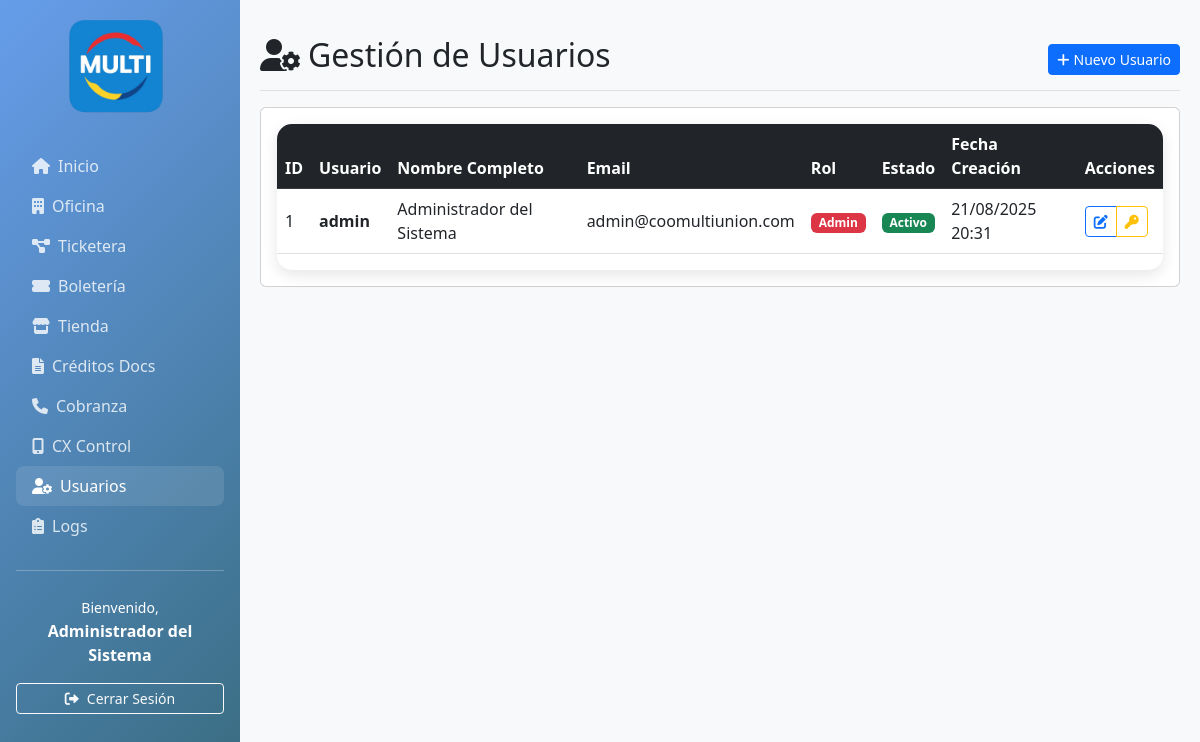
Page /ui/modules/usuarios/pages/usuarios.php (signed in) on the committed database.
### tables this page shows
CREATE TABLE IF NOT EXISTS control_usuarios (
        id INT AUTO_INCREMENT PRIMARY KEY,
        usuario VARCHAR(50) UNIQUE NOT NULL,
        password VARCHAR(255) NOT NULL,
        nombre_completo VARCHAR(100) NOT NULL,
        email VARCHAR(100),
        rol VARCHAR(20) NOT NULL,
        estado_activo BOOLEAN DEFAULT TRUE,
        fecha_creacion TIMESTAMP DEFAULT CURRENT_TIMESTAMP,
        fecha_actualizacion TIMESTAMP NULL DEFAULT NULL
    );

### ui/modules/usuarios/pages/usuarios.php (the view, shortened to what the rows shown need)
<?php
require_once '../../../controllers/AuthController.php';
require_once '../../../models/User.php';
require_once '../../../utils/dictionary.php';
$authController = new AuthController();
$authController->requireModule('usuarios.gestion');
$userModel = new User();
$usuarios = $userModel->getAll();
$currentUser = $authController->getCurrentUser();
include '../../../views/layouts/header.php';
?>
<div class="container-fluid">
    <div class="row">
        <?php include '../../../views/layouts/sidebar.php'; ?>
        <main class="col-12 main-content">
            <div class="d-flex justify-content-between flex-wrap flex-md-nowrap align-items-center pt-3 pb-2 mb-3 border-bottom">
                <h1 class="h2">
                    <i class="fas fa-user-cog me-2"></i>Gestión de Usuarios
                </h1>
            </div>
            <div class="card">
                <div class="card-body">
                    <div class="table-responsive">
                        <table class="table table-hover">
                            <thead class="table-dark">
                                <tr>
                                    <th>ID</th>
                                    <th><?php echo dict_label('control_usuarios','usuario','Usuario'); ?></th>
                                    <th><?php echo dict_label('control_usuarios','nombre_completo','Nombre Completo'); ?></th>
                                    <th><?php echo dict_label('control_usuarios','email','Email'); ?></th>
                                    <th><?php echo dict_label('control_usuarios','rol','Rol'); ?></th>
                                    <th><?php echo dict_label('control_usuarios','estado_activo','Estado'); ?></th>
                                    <th><?php echo dict_label('control_usuarios','fecha_creacion','Fecha Creación'); ?></th>
                                    <th>Acciones</th>
                                </tr>
                            </thead>
                            <tbody>
                                <?php foreach ($usuarios as $usuario): ?>
                                <tr>
                                    <td><?php echo htmlspecialchars($usuario['id']); ?></td>
                                    <td><strong><?php echo htmlspecialchars($usuario['usuario']); ?></strong></td>
                                    <td><?php echo htmlspecialchars($usuario['nombre_completo']); ?></td>
                                    <td><?php echo htmlspecialchars($usuario['email'] ?? ''); ?></td>
                                    <td>
                                        <span class="badge <?php echo $usuario['rol'] === 'admin' ? 'bg-danger' : 'bg-primary'; ?>">
                                            <?php echo ucfirst(htmlspecialchars($usuario['rol'])); ?>
                                        </span>
                                    </td>
                                    <td>
                                        <span class="badge <?php echo $usuario['estado'] ? 'bg-success' : 'bg-secondary'; ?>">
                                            <?php echo $usuario['estado'] ? 'Activo' : 'Inactivo'; ?>
                                        </span>
                                    </td>
                                    <td><?php echo date('d/m/Y H:i', strtotime($usuario['fecha_creacion'])); ?></td>
                                    <td>
                                        <div class="btn-group" role="group">
                                            <button type="button" class="btn btn-sm btn-outline-primary" data-bs-toggle="modal" data-bs-target="#editUserModal<?php echo $usuario['id']; ?>">
                                                <i class="fas fa-edit"></i>
                                            </button>
                                            <button type="button" class="btn btn-sm btn-outline-warning" data-bs-toggle="modal" data-bs-target="#changePasswordModal<?php echo $usuario['id']; ?>">
                                                <i class="fas fa-key"></i>
                                            </button>
                                        </div>
                                    </td>
                                </tr>
                                <?php endforeach; ?>
                            </tbody>
                        </table>
                    </div>
                </div>
            </div>
        </main>
    </div>
</div>
<?php include '../../../views/layouts/footer.php'; ?>

### ui/views/layouts/sidebar.php (shortened to what the rows shown need)
<div class="sidebar p-3">
        <?php
        if (!function_exists('canAccess')) {
            require_once dirname(__DIR__, 2) . '/controllers/AuthController.php';
        }
        ?>
    <div class="text-center">
        <small>Bienvenido,</small><br>
        <strong><?php echo htmlspecialchars($currentUser['nombre_completo'] ?? 'Usuario'); ?></strong>
    </div>
</div>

### rows in the picture
control_usuarios: nombre_completo "Administrador del Sistema", id "1", usuario "admin", email "admin@coomultiunion.com", rol "Admin", estado_activo "Activo", fecha_creacion "21/08/2025 20:31"

### other values in the picture
dict_label('control_usuarios','usuario','Usuario') "Usuario"
dict_label('control_usuarios','nombre_completo','Nombre Completo') "Nombre Completo"
dict_label('control_usuarios','email','Email') "Email"
dict_label('control_usuarios','rol','Rol') "Rol"
dict_label('control_usuarios','estado_activo','Estado') "Estado"
dict_label('control_usuarios','fecha_creacion','Fecha Creación') "Fecha Creación"
